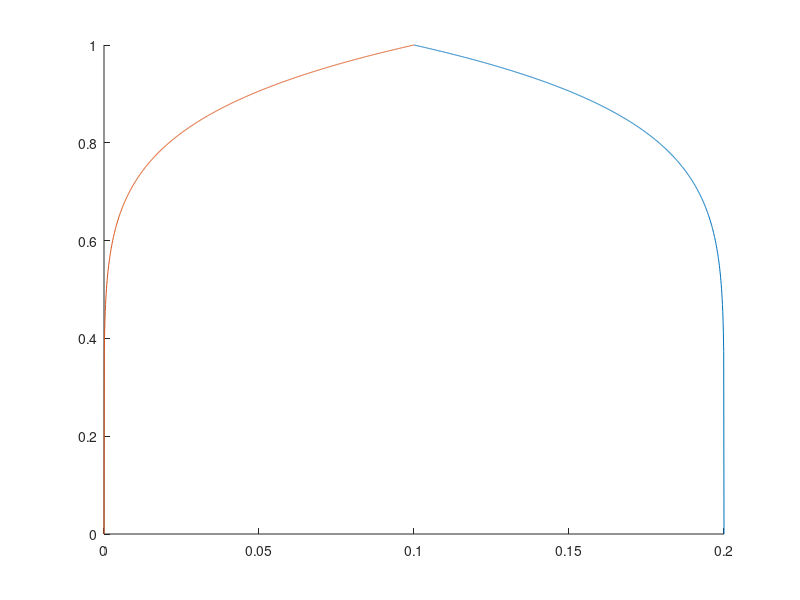

Write the MATLAB code that produced this figure.
% clear all; close all; clc;
R=0;
R2=0.1;
r=linspace(0,0.1,1000);

uT=1*(1-r/0.1).^(1/7);
uT2 = (r/0.1).^(1/7);
figure(2)
hold on
plot(r+0.1,uT)
plot(r,uT2)